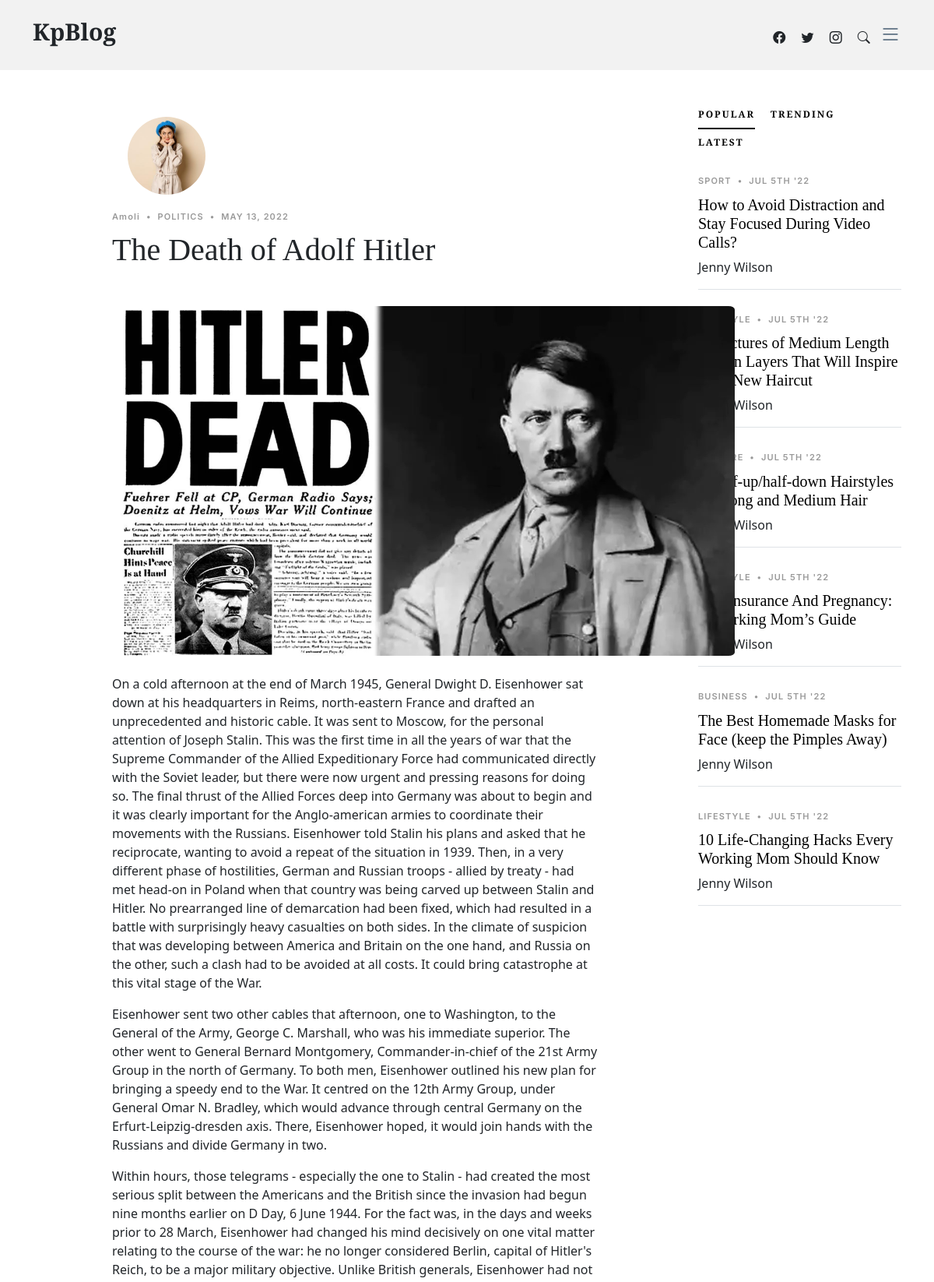
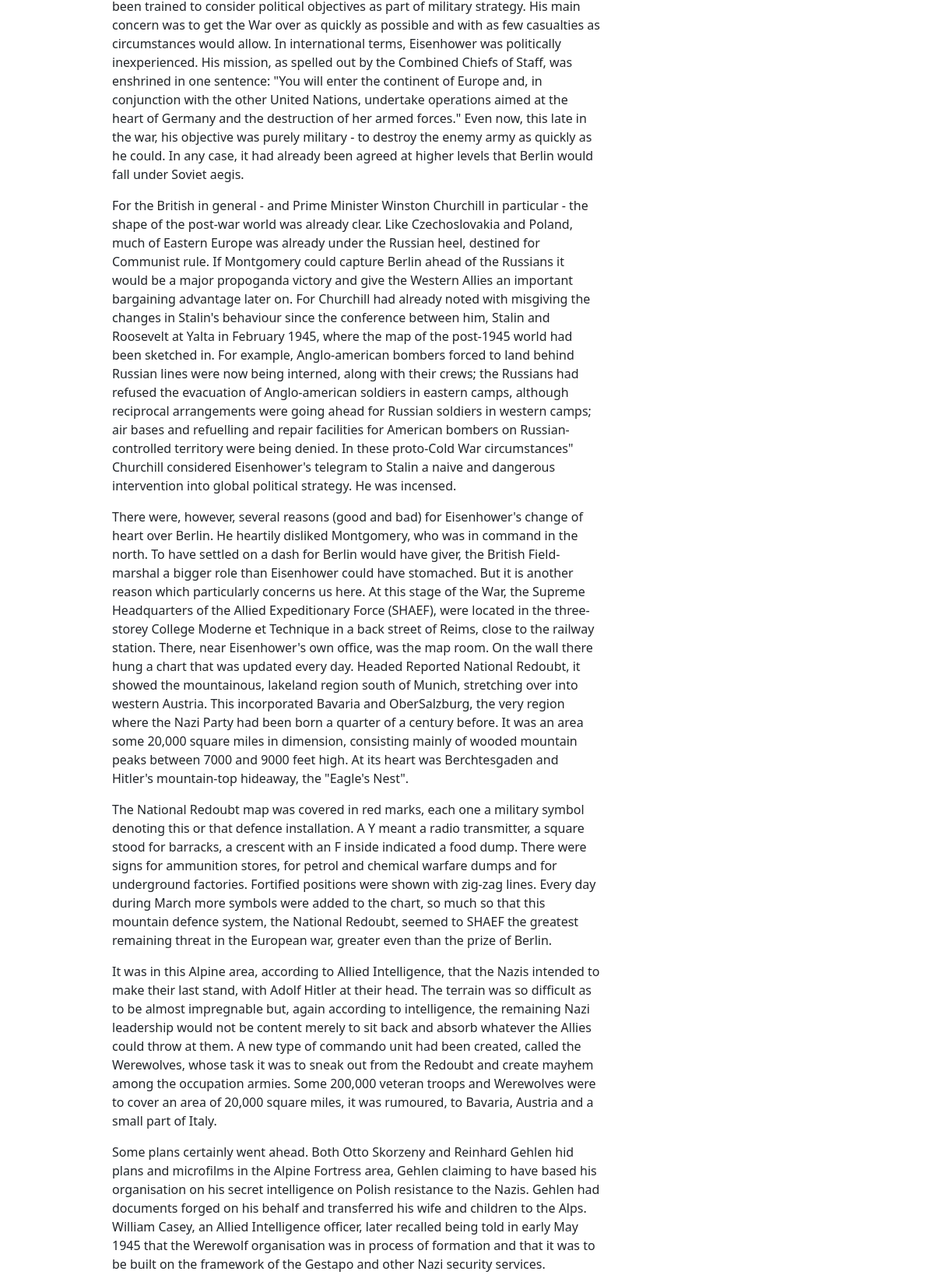
Screenshot of /tranding-vip-post/2/ (upper part) with the database file from the repository (2 pictures, top to bottom).
### blog/models.py (models this page shows, shortened)
class VipPost(models.Model):
    catlist = (
        ("Sport","Sport"),
        ("Business","Business"),
        ("Food","Food"),
        ("Tech","Tech"),
        ("Design","Design"),
        ("Travel","Travel"),
        ("Culture","Culture"),
        ("Politics","Politics"),
        ("Celebrity","Celebrity"),
        ("Other","Other"),
    )
    category = models.CharField(max_length=50, choices=catlist)
    description = models.CharField(max_length=500)
    title = models.CharField(max_length=100)
    content = models.TextField()
    date_posted = models.DateTimeField(default=timezone.now)
    author = models.ForeignKey(User, on_delete = models.CASCADE)
    image = models.ImageField()

### user/models.py (models this page shows, shortened)
class Profile(models.Model):
    user = models.OneToOneField(User, on_delete=models.CASCADE)
    image = models.ImageField(default='default.png', upload_to='profile_img')
    dob = models.DateField(auto_now=False, auto_now_add=False, blank=True,null=True)
    gender = models.CharField(choices=GENDER_CHOICES, max_length=10)
    city = models.CharField(max_length=20)
    state = models.CharField(choices=STATE_CHOICE, max_length=50)
    mobile = models.PositiveIntegerField(unique=True, null=True, blank=True)
    bio = models.CharField(max_length=1000, blank=True, null=True)

### blog/views.py (the view)
# urls.py: path('tranding-vip-post/<int:pk>/', TrandingVipPostDetailView.as_view(), name='tranding-vip-post-detail'),
class TrandingVipPostDetailView(DetailView):
    model = VipPost
    template_name = 'blog/tranding_vip_post_detail.html'

### templates/blog/tranding_vip_post_detail.html (shortened to what this page needs)
{% extends 'base.html' %}
{% load static %}
{% block content %}
<main id="main">
    <section class="single-post-content">
      <div class="container">
        <div class="row">
          <div class="col-md-9 post-content" data-aos="fade-up">
            <div class="single-post">
              <img class="post-detail-circle" src="{{ object.author.profile.image.url }}" height="125px" width="125px"/>
              <div class="post-meta"><span class="text-capitalize">{{object.author}}</span> <span class="mx-1">&bullet;</span> <span class="">{{object.category}}</span> <span class="mx-1">&bullet;</span> <span>{{ object.date_posted|date:"F d, Y" }}</span></div>
              <h1 class="mb-5">{{ object.title }}</h1>
              <figure class="my-4">
                <img src="{{ object.image.url }}" alt="{{ object.title }}" class="post-image img-fluid">
              </figure>
              <p>{{ object.content|linebreaks }}</p>
            </div>
          </div>
          <div class="col-md-3">
            <div class="aside-block">
              <ul class="nav nav-pills custom-tab-nav mb-4" id="pills-tab" role="tablist">
                <li class="nav-item" role="presentation">
                  <button class="nav-link active" id="pills-popular-tab" data-bs-toggle="pill" data-bs-target="#pills-popular" type="button" role="tab" aria-controls="pills-popular" aria-selected="true">Popular</button>
                </li>
                <li class="nav-item" role="presentation">
                  <button class="nav-link" id="pills-trending-tab" data-bs-toggle="pill" data-bs-target="#pills-trending" type="button" role="tab" aria-controls="pills-trending" aria-selected="false">Trending</button>
                </li>
                <li class="nav-item" role="presentation">
                  <button class="nav-link" id="pills-latest-tab" data-bs-toggle="pill" data-bs-target="#pills-latest" type="button" role="tab" aria-controls="pills-latest" aria-selected="false">Latest</button>
                </li>
              </ul>
              <div class="tab-content" id="pills-tabContent">
                <div class="tab-pane fade show active" id="pills-popular" role="tabpanel" aria-labelledby="pills-popular-tab">
                  <div class="post-entry-1 border-bottom">
                    <div class="post-meta"><span class="date">Sport</span> <span class="mx-1">&bullet;</span> <span>Jul 5th '22</span></div>
                    <h2 class="mb-2"><a href="#">How to Avoid Distraction and Stay Focused During Video Calls?</a></h2>
                    <span class="author mb-3 d-block">Jenny Wilson</span>
                  </div>
                  <div class="post-entry-1 border-bottom">
                    <div class="post-meta"><span class="date">Lifestyle</span> <span class="mx-1">&bullet;</span> <span>Jul 5th '22</span></div>
                    <h2 class="mb-2"><a href="#">17 Pictures of Medium Length Hair in Layers That Will Inspire Your New Haircut</a></h2>
                    <span class="author mb-3 d-block">Jenny Wilson</span>
                  </div>
                  <div class="post-entry-1 border-bottom">
                    <div class="post-meta"><span class="date">Culture</span> <span class="mx-1">&bullet;</span> <span>Jul 5th '22</span></div>
                    <h2 class="mb-2"><a href="#">9 Half-up/half-down Hairstyles for Long and Medium Hair</a></h2>
                    <span class="author mb-3 d-block">Jenny Wilson</span>
                  </div>
                  <div class="post-entry-1 border-bottom">
                    <div class="post-meta"><span class="date">Lifestyle</span> <span class="mx-1">&bullet;</span> <span>Jul 5th '22</span></div>
                    <h2 class="mb-2"><a href="#">Life Insurance And Pregnancy: A Working Mom’s Guide</a></h2>
                    <span class="author mb-3 d-block">Jenny Wilson</span>
                  </div>
                  <div class="post-entry-1 border-bottom">
                    <div class="post-meta"><span class="date">Business</span> <span class="mx-1">&bullet;</span> <span>Jul 5th '22</span></div>
                    <h2 class="mb-2"><a href="#">The Best Homemade Masks for Face (keep the Pimples Away)</a></h2>
                    <span class="author mb-3 d-block">Jenny Wilson</span>
                  </div>
                  <div class="post-entry-1 border-bottom">
                    <div class="post-meta"><span class="date">Lifestyle</span> <span class="mx-1">&bullet;</span> <span>Jul 5th '22</span></div>
                    <h2 class="mb-2"><a href="#">10 Life-Changing Hacks Every Working Mom Should Know</a></h2>
                    <span class="author mb-3 d-block">Jenny Wilson</span>
                  </div>
                </div>
              </div>
            </div>
          </main>
{% endblock content %}

### static/css/variables.css (style rules this page uses)
:root { --font-default: 'EB Garamond', system-ui, -apple-system, "Segoe UI", Roboto, "Helvetica Neue", Arial, "Noto Sans", "Liberation Sans", sans-serif, "Apple Color Emoji", "Segoe UI Emoji", "Segoe UI Symbol", "Noto Color Emoji"; --font-primary: 'EB Garamond', serif; --font-secondary: 'Inter', sans-serif; --color-default: #212529; --color-default-rgb: 33, 37, 41; --color-links: #212529; --color-links-hover: #15171a; --color-primary: #212529; --color-primary-light: #26282c; --color-primary-dark: #0b0c0e; --color-primary-rgb: 33, 37, 41; --color-primary-light-rgb: 38, 40, 44; --color-primary-dark-rgb: 11, 12, 14; --color-secondary: #596d80; --color-secondary-light: #8498aa; --color-secondary-dark: #404f5c; --color-secondary-rgb: 89, 109, 128; --color-secondary-light-rgb: 132, 152, 170; --color-secondary-dark-rgb: 64, 79, 92; --color-blue: #0d6efd; --color-blue-rgb: 13, 110, 253; --color-indigo: #6610f2; --color-indigo-rgb: 102, 16, 242; --color-purple: #6f42c1; --color-purple-rgb: 111, 66, 193; --color-pink: #f3268c; --color-pink-rgb: 243, 38, 140; --color-red: #df1529; --color-red-rgb: 223, 21, 4; --color-orange: #fd7e14; --color-orange-rgb: 253, 126, 20; --color-yellow: #ffc107; --color-yellow-rgb: 255, 193, 7; --color-green: #059652; --color-green-rgb: 5, 150, 82; --color-teal: #20c997; --color-teal-rgb: 32, 201, 151; --color-cyan: #0dcaf0; --color-cyan-rgb: 13, 202, 240; --color-white: #ffffff; --color-white-rgb: 255, 255, 255; --color-gray: #6c757d; --color-gray-rgb: 108, 117, 125; --color-black: #000000; --color-black-rgb: 0, 0, 0; }
:root { --bs-blue: var(--color-blue); --bs-indigo: var(--color-indigo); --bs-purple: var(--color-purple); --bs-pink: var(--color-pink); --bs-red: var(--color-red); --bs-orange: var(--color-orange); --bs-yellow: var(--color-yellow); --bs-green: var(--color-green); --bs-teal: var(--color-teal); --bs-cyan: var(--color-cyan); --bs-white: var(--color-white); --bs-gray: var(--color-gray); --bs-gray-dark: #343a40; --bs-gray-100: #f8f9fa; --bs-gray-200: #e9ecef; --bs-gray-300: #dee2e6; --bs-gray-400: #ced4da; --bs-gray-500: #adb5bd; --bs-gray-600: #6c757d; --bs-gray-700: #495057; --bs-gray-800: #343a40; --bs-gray-900: #212529; --bs-primary: var(--color-blue); --bs-secondary: var(--color-blue); --bs-success: #198754; --bs-info: #0dcaf0; --bs-warning: #ffc107; --bs-danger: #dc3545; --bs-light: #f8f9fa; --bs-dark: #212529; --bs-primary-rgb: var(--color-primary-rgb); --bs-secondary-rgb: var(--color-secondary-rgb); --bs-success-rgb: 25, 135, 84; --bs-info-rgb: 13, 202, 240; --bs-warning-rgb: 255, 193, 7; --bs-danger-rgb: 220, 53, 69; --bs-light-rgb: 248, 249, 250; --bs-dark-rgb: 33, 37, 41; --bs-white-rgb: var(--color-white-rgb); --bs-black-rgb: var(--color-black-rgb); --bs-body-color-rgb: var(--color-default-rgb); --bs-body-bg-rgb: 255, 255, 255; --bs-font-sans-serif: var(--font-default); --bs-font-monospace: SFMono-Regular, Menlo, Monaco, Consolas, "Liberation Mono", "Courier New", monospace; --bs-gradient: linear-gradient(180deg, rgba(255, 255, 255, 0.15), rgba(255, 255, 255, 0)); --bs-body-font-family: var(--font-default); --bs-body-font-size: 1rem; --bs-body-font-weight: 400; --bs-body-line-height: 1.5; --bs-body-color: var(--color-default); --bs-body-bg: #fff; }

### static/css/custom.css (style rules this page uses)
.post-detail-circle { border: 0px solid black; border-radius: 50%; display: inline-block; height: 100px; max-width: 100px; object-fit: cover; margin: 20px; }
.post-image { border: 0px solid black; border-radius: 3%; border-radius: 1%; display: table; margin: 0 auto; object-fit: cover; display: inline-block; max-height: 800px; max-width: 800px; display: flex; justify-content: center; }

### rows the page displays
VipPost: author.profile.image (picture), author "Amoli", category "POLITICS", date_posted "MAY 13, 2022", title "The Death of Adolf Hitler", image (picture), content "On a cold afternoon at the end of March 1945, General Dwight D. Eisenhower sat down at his headquarters in Reims, north-eastern France and drafted an unprecedented and historic cable. It was sent to Moscow, for the personal attention of Joseph Stalin. This was the first time in all the years of war that the Supreme Commander of the Allied Expeditionary Force had communicated directly with the Soviet leader, but there were now urgent and pressing reasons for doing so. The final thrust of the Allied Forces deep into Germany was about to begin and it was clearly important for the Anglo-american armies to coordinate their movements with the Russians. Eisenhower told Stalin his plans and asked…"
